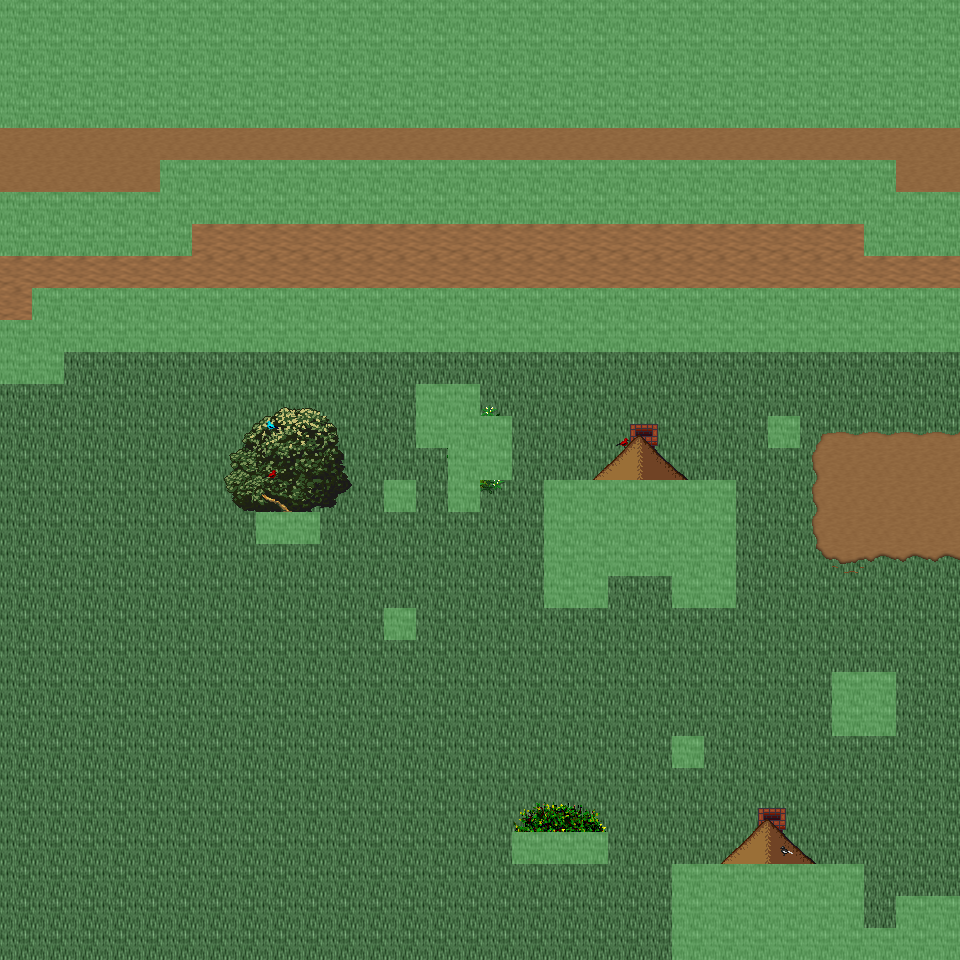

Rendered tile map (Tiled .tmx) drawn with the repository's tilesets; below, a short description and the map source with its tile grids summarised:
An orthogonal 30x30 tile map with 32x32 px tiles, 6 tile layers (Ground, Object, Object2, Above, ...), 37 tilesets and 7 objects (7x mapExit).

<map version="1.0" orientation="orthogonal" renderorder="right-down" width="30" height="30" tilewidth="32" tileheight="32" nextobjectid="8">
  <tileset firstgid="1" name="tileset_ground_ground" tilewidth="32" tileheight="32" tilecount="33" columns="3">
    <image source="../drawable/tileset_ground_ground.png" width="96" height="352" />
  </tileset>
  <tileset firstgid="34" name="tileset_ground_ridge_earth_dark" tilewidth="32" tileheight="32" tilecount="96" columns="12">
    <image source="../drawable/tileset_ground_ridge_earth_dark.png" width="384" height="256" />
  </tileset>
  <tileset firstgid="130" name="tileset_logic_collision" tilewidth="32" tileheight="32" tilecount="1" columns="1">
    <image source="../drawable/tileset_logic_collision.png" width="32" height="32" />
  </tileset>
  <tileset firstgid="131" name="tileset_logic_portal" tilewidth="32" tileheight="32" tilecount="24" columns="8">
    <image source="../drawable/tileset_logic_portal.png" width="256" height="96" />
  </tileset>
  <tileset firstgid="155" name="tileset_building_fence_fence_chunky" tilewidth="32" tileheight="32" tilecount="21" columns="3">
    <image source="../drawable/tileset_building_fence_fence_chunky.png" width="96" height="224" />
  </tileset>
  <tileset firstgid="176" name="tileset_item_statue_girl_with_bird" tilewidth="32" tileheight="32" tilecount="12" columns="4">
    <image source="../drawable/tileset_item_statue_girl_with_bird.png" width="128" height="96" />
  </tileset>
  <tileset firstgid="188" name="tileset_plant_bush_hosta" tilewidth="32" tileheight="32" tilecount="9" columns="3">
    <image source="../drawable/tileset_plant_bush_hosta.png" width="96" height="96" />
  </tileset>
  <tileset firstgid="197" name="tileset_logic_item_sheepfood" tilewidth="32" tileheight="32" tilecount="1" columns="1">
    <image source="../drawable/tileset_logic_item_sheepfood.png" width="32" height="32" />
  </tileset>
  <tileset firstgid="198" name="tileset_ground_rock_rocks_3" tilewidth="32" tileheight="32" tilecount="16" columns="4">
    <image source="../drawable/tileset_ground_rock_rocks_3.png" width="128" height="128" />
  </tileset>
  <tileset firstgid="214" name="tileset_item_statue_crystal_statues" tilewidth="32" tileheight="32" tilecount="12" columns="6">
    <image source="../drawable/tileset_item_statue_crystal_statues.png" width="192" height="64" />
  </tileset>
  <tileset firstgid="226" name="tileset_plant_tree_maple_tree" tilewidth="32" tileheight="32" tilecount="72" columns="8">
    <image source="../drawable/tileset_plant_tree_maple_tree.png" width="256" height="288" />
  </tileset>
  <tileset firstgid="298" name="tileset_plant_stump_small_stump" tilewidth="32" tileheight="32" tilecount="4" columns="2">
    <image source="../drawable/tileset_plant_stump_small_stump.png" width="64" height="64" />
  </tileset>
  <tileset firstgid="302" name="tileset_item_statue_plants_potted_stone" tilewidth="32" tileheight="32" tilecount="6" columns="3">
    <image source="../drawable/tileset_item_statue_plants_potted_stone.png" width="96" height="64" />
  </tileset>
  <tileset firstgid="308" name="tileset_logic_creature_sheep" tilewidth="32" tileheight="32" tilecount="1" columns="1">
    <image source="../drawable/tileset_logic_creature_sheep.png" width="32" height="32" />
  </tileset>
  <tileset firstgid="309" name="tileset_furniture_chair_bench_white" tilewidth="32" tileheight="32" tilecount="8" columns="2">
    <image source="../drawable/tileset_furniture_chair_bench_white.png" width="64" height="128" />
  </tileset>
  <tileset firstgid="317" name="tileset_furniture_sink_dark_side_on" tilewidth="32" tileheight="32" tilecount="6" columns="3">
    <image source="../drawable/tileset_furniture_sink_dark_side_on.png" width="96" height="64" />
  </tileset>
  <tileset firstgid="323" name="tileset_object_birds" tilewidth="32" tileheight="32" tilecount="4" columns="2">
    <image source="../drawable/tileset_object_birds.png" width="64" height="64" />
  </tileset>
  <tileset firstgid="327" name="tileset_logic_creature_animal" tilewidth="32" tileheight="32" tilecount="32" columns="8">
    <image source="../drawable/tileset_logic_creature_animal.png" width="256" height="128" />
  </tileset>
  <tileset firstgid="359" name="tileset_ground_earth_edges" tilewidth="32" tileheight="32" tilecount="18" columns="6">
    <image source="../drawable/tileset_ground_earth_edges.png" width="192" height="96" />
  </tileset>
  <tileset firstgid="377" name="tileset_ground_grass_corners" tilewidth="32" tileheight="32" tilecount="24" columns="6">
    <image source="../drawable/tileset_ground_grass_corners.png" width="192" height="128" />
  </tileset>
  <tileset firstgid="401" name="tileset_building_stairs_stairs_grey" tilewidth="32" tileheight="32" tilecount="6" columns="3">
    <image source="../drawable/tileset_building_stairs_stairs_grey.png" width="96" height="64" />
  </tileset>
  <tileset firstgid="407" name="tileset_logic_creature_ent" tilewidth="32" tileheight="32" tilecount="4" columns="4">
    <image source="../drawable/tileset_logic_creature_ent.png" width="128" height="32" />
  </tileset>
  <tileset firstgid="411" name="tileset_plant_tree_pine_tree" tilewidth="32" tileheight="32" tilecount="20" columns="4">
    <image source="../drawable/tileset_plant_tree_pine_tree.png" width="128" height="160" />
  </tileset>
  <tileset firstgid="431" name="tileset_plant_tree_oak_tree" tilewidth="32" tileheight="32" tilecount="20" columns="4">
    <image source="../drawable/tileset_plant_tree_oak_tree.png" width="128" height="160" />
  </tileset>
  <tileset firstgid="451" name="tileset_plant_tree_chestnut_tree" tilewidth="32" tileheight="32" tilecount="20" columns="4">
    <image source="../drawable/tileset_plant_tree_chestnut_tree.png" width="128" height="160" />
  </tileset>
  <tileset firstgid="471" name="tileset_building_thatched_roof_cottage1" tilewidth="32" tileheight="32" tilecount="20" columns="4">
    <image source="../drawable/tileset_building_thatched_roof_cottage1.png" width="128" height="160" />
  </tileset>
  <tileset firstgid="491" name="tileset_building_thatched_roof_cottage2" tilewidth="32" tileheight="32" tilecount="20" columns="4">
    <image source="../drawable/tileset_building_thatched_roof_cottage2.png" width="128" height="160" />
  </tileset>
  <tileset firstgid="511" name="tileset_logic_item_vegetable" tilewidth="32" tileheight="32" tilecount="16" columns="8">
    <image source="../drawable/tileset_logic_item_vegetable.png" width="256" height="64" />
  </tileset>
  <tileset firstgid="527" name="tileset_object_well" tilewidth="32" tileheight="32" tilecount="4" columns="2">
    <image source="../drawable/tileset_object_well.png" width="64" height="64" />
  </tileset>
  <tileset firstgid="531" name="tileset_plant_flower_flower_bed_1" tilewidth="32" tileheight="32" tilecount="35" columns="7">
    <image source="../drawable/tileset_plant_flower_flower_bed_1.png" width="224" height="160" />
  </tileset>
  <tileset firstgid="566" name="tileset_plant_flower_small_flower_bed" tilewidth="32" tileheight="32" tilecount="12" columns="3">
    <image source="../drawable/tileset_plant_flower_small_flower_bed.png" width="96" height="128" />
  </tileset>
  <tileset firstgid="578" name="tileset_plant_flower_small_flower_bed_2" tilewidth="32" tileheight="32" tilecount="12" columns="3">
    <image source="../drawable/tileset_plant_flower_small_flower_bed_2.png" width="96" height="128" />
  </tileset>
  <tileset firstgid="590" name="tileset_plant_flower_foxgloves" tilewidth="32" tileheight="32" tilecount="4" columns="2">
    <image source="../drawable/tileset_plant_flower_foxgloves.png" width="64" height="64" />
  </tileset>
  <tileset firstgid="594" name="tileset_plant_flower_hothouse_flowers" tilewidth="32" tileheight="32" tilecount="72" columns="6">
    <image source="../drawable/tileset_plant_flower_hothouse_flowers.png" width="192" height="384" />
  </tileset>
  <tileset firstgid="666" name="tileset_plant_bush_bush_mult_colored" tilewidth="32" tileheight="32" tilecount="6" columns="3">
    <image source="../drawable/tileset_plant_bush_bush_mult_colored.png" width="96" height="64" />
  </tileset>
  <tileset firstgid="672" name="tileset_object_ents" tilewidth="32" tileheight="32" tilecount="50" columns="5">
    <image source="../drawable/tileset_object_ents.png" width="160" height="320" />
  </tileset>
  <tileset firstgid="722" name="tileset_ground_green_paving" tilewidth="32" tileheight="32" tilecount="18" columns="3">
    <image source="../drawable/tileset_ground_green_paving.png" width="96" height="192" />
  </tileset>
  <layer name="Ground" width="30" height="30">
    <data>[900 cells, 900 non-empty, 4 distinct tile ids]</data>
  </layer>
  <layer name="Object" width="30" height="30">
    <data>[900 cells, 158 non-empty, 62 distinct tile ids]</data>
  </layer>
  <layer name="Object2" width="30" height="30">
    <data>[900 cells, 172 non-empty, 7 distinct tile ids]</data>
  </layer>
  <layer name="Above" width="30" height="30">
    <data>[900 cells, 33 non-empty, 25 distinct tile ids]</data>
  </layer>
  <layer name="Above2" width="30" height="30">
    <data>[900 cells, 9 non-empty, 4 distinct tile ids]</data>
  </layer>
  <layer name="Walkable" width="30" height="30">
    <data>[900 cells, 309 non-empty, 1 distinct tile ids]</data>
  </layer>
  <objectgroup name="MapEvents">
    <object id="1" name="south" type="mapExit" x="0" y="928" width="672" height="32">
      <properties>
        <property name="map" value="level_0_x189_y9" />
        <property name="x" value="0" />
        <property name="y" value="1" />
      </properties>
    </object>
    <object id="2" name="west" type="mapExit" x="0" y="128" width="32" height="64">
      <properties>
        <property name="map" value="level_0_x188_y8" />
        <property name="x" value="28" />
        <property name="y" value="4" />
      </properties>
    </object>
    <object id="3" name="west2" type="mapExit" x="0" y="256" width="32" height="64">
      <properties>
        <property name="map" value="level_0_x188_y8" />
        <property name="x" value="28" />
        <property name="y" value="8" />
      </properties>
    </object>
    <object id="4" name="west3" type="mapExit" x="0" y="384" width="32" height="576">
      <properties>
        <property name="map" value="level_0_x188_y8" />
        <property name="x" value="28" />
        <property name="y" value="12" />
      </properties>
    </object>
    <object id="5" name="east" type="mapExit" x="928" y="128" width="32" height="64">
      <properties>
        <property name="map" value="level_0_x190_y8" />
        <property name="x" value="1" />
        <property name="y" value="4" />
      </properties>
    </object>
    <object id="6" name="east2" type="mapExit" x="928" y="256" width="32" height="32">
      <properties>
        <property name="map" value="level_0_x190_y8" />
        <property name="x" value="1" />
        <property name="y" value="8" />
      </properties>
    </object>
    <object id="7" name="east3" type="mapExit" x="928" y="352" width="32" height="544">
      <properties>
        <property name="map" value="level_0_x190_y8" />
        <property name="x" value="1" />
        <property name="y" value="11" />
      </properties>
    </object>
  </objectgroup>
</map>
